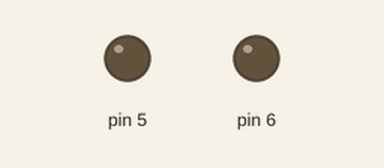
Bench run of a sketch on a simulated Arduino Uno, built with avr-gcc and run on an emulated ATmega328P. On the bench: output pins drawn as LEDs (lit = HIGH).

Above: at 1.0 s.
At 3.0 s:
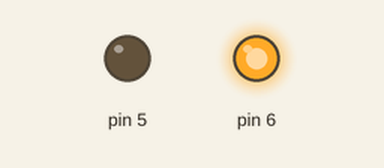
At 5.0 s:
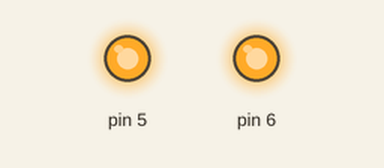
At 7.0 s:
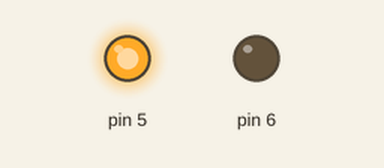
Timing chart, 0 to 10.4 s (numbered marks = the images above):
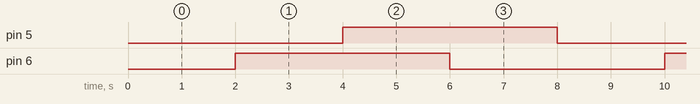

Measured:
- by itself, pin 5, pin 6: alternates HIGH for 4.0 s and LOW for 4.0 s
- by itself, everything shown: repeats every 8.0 s, in 4 steps

The sketch:

transistor.ino
```cpp
void setup() {
  pinMode(5, OUTPUT);
  pinMode(6, OUTPUT);
}

void loop() {
  digitalWrite(5, 0);
  digitalWrite(6, 0);
  delay(2000);
  digitalWrite(5, 0);
  digitalWrite(6, 1);
  delay(2000);
  digitalWrite(5, 1);
  digitalWrite(6, 1);
  delay(2000);
  digitalWrite(5, 1);
  digitalWrite(6, 0);
  delay(2000);
}
```
